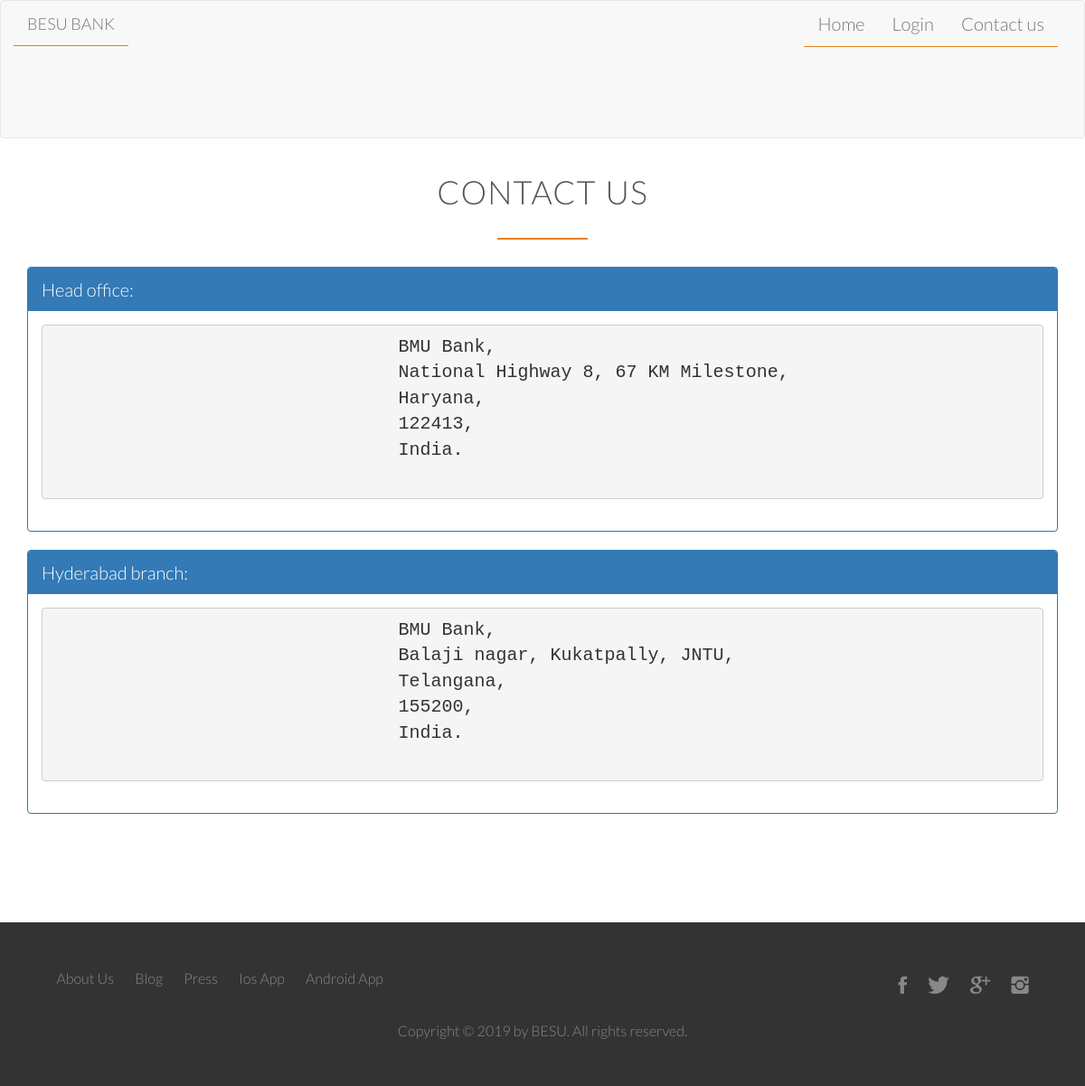
The page /contact.php on the database its author committed.
### tables this page shows
CREATE TABLE `branch` (
  `ifsccode` varchar(25) NOT NULL,
  `branchname` varchar(50) NOT NULL,
  `city` varchar(25) NOT NULL,
  `branchaddress` text NOT NULL,
  `state` varchar(25) NOT NULL,
  `country` varchar(25) NOT NULL,
  `pincode` int(11) NOT NULL
);

### contact.php (the view, shortened to what this page needs)
<?php include 'includes/dbconnect.php' ?>
<!DOCTYPE html>
<html>
<head>
    <link rel="stylesheet" href="css/custom.css">
    <link rel="stylesheet" href="https://maxcdn.bootstrapcdn.com/bootstrap/3.3.7/css/bootstrap.min.css">
        <link rel="stylesheet" type="text/css" href="vendors/css/normalize.css">
         <link rel="stylesheet" type="text/css" href="vendors/css/grid.css">
        <link rel="stylesheet" type="text/css" href="resources/css/style.css">
         <link rel="stylesheet" type="text/css" href="vendors/css/ionicons.min.css">
         <link rel="stylesheet" type="text/css" href="vendors/css/animate.css">
         <link rel="stylesheet" type="text/css" href="resources/css/queries.css">
    </head>
<body>
<nav class="navbar navbar-default">
  <div class="container">
    <div class="navbar-header">
      <a class="navbar-brand" href="#">BESU BANK</a>
    </div>
    <div class="collapse navbar-collapse" id="myNavbar">
      <ul class="nav navbar-nav navbar-right">
        <li><a href="index.php">Home</a></li>
        <li><a href="login.php">Login</a></li>
        <li><a href="contact.php">Contact us</a></li>
      </ul>
    </div>
  </div>
</nav>
    <div class="container">
          <h2>Contact us</h2>
        <?php
            $sel_sql = "SELECT * FROM branch";
            $run_sql = mysqli_query($con, $sel_sql);
            while($rows = mysqli_fetch_array($run_sql)){
                echo '
                    <div class="panel-group">
                        <div class="panel panel-primary">
                          <div class="panel-heading">'.$rows['branchname'].':</div>
                          <div class="panel-body">
                           <address class="address"><strong><pre>
                                BMU Bank,
                                '.$rows['branchaddress'].',
                                '.$rows['state'].',
                                '.$rows['pincode'].',
                                '.$rows['country'].'.
                                </pre></strong></address>
                            </div>
                    </div>
                </div>
                ';
            }
?>
    </div>
 <footer>
            <div class="row">
                <div class="col span-1-of-2">
                    <ul class="footer-nav">
                        <li><a href="#">About Us</a></li>
                        <li><a href="#">Blog</a></li>
                        <li><a href="#">Press</a></li>
                        <li><a href="#">Ios App</a></li>
                        <li><a href="#">Android App</a></li>
                    </ul>
                </div>
                <div class="col span-1-of-2">
                    <ul class="social-links">
                        <li><a href="#"><i class="ion-social-facebook"></i></a></li>
                        <li><a href="#"><i class="ion-social-twitter"></i></a></li>
                        <li><a href="#"><i class="ion-social-googleplus"></i></a></li>
                        <li><a href="#"><i class="ion-social-instagram"></i></a></li>
                    </ul>
                </div>
            </div>
            <div class="row">
                <p>
                    Copyright &copy; 2019 by BESU. All rights reserved.
                </p>
            </div>
</footer>
</body>
</html>

### resources/css/style.css (style rules this page uses)
* { margin: 0; padding: 0; -webkit-box-sizing: border-box; box-sizing: border-box; }
body, html { background-color: #fff; color:#555; font-family: 'lato','Arial','sans-serif'; font-size: 20px; font-weight: 300; text-rendering: optimizeLegibility; overflow-x: hidden; }
.row { max-width: 1140px; margin: 0 auto; }
h1,h2,h3 { font-weight: 300; text-transform:uppercase; }
h2 { font-size: 180%; letter-spacing: 1px; word-spacing: 2px; text-align: center; margin-bottom: 30px; }
h2:after { display: block; height: 2px; background-color:#e67e22; content: " "; width:100px; margin:0 auto; margin-top: 30px; }
a:link, a:visited { color:#e67e22; text-decoration: none; padding-bottom: 1px; border-bottom: 1px solid #e67e22; -webkit-transition: border-bottom 0.2s, color 0.2s; transition: border-bottom 0.2s, color 0.2s; }
.btn-full:hover, .btn-full:active, { border:1px solid #cf6d17; }
footer { background-color: #333; padding: 40px; font-size: 80%; }
.footer-nav { list-style: none; float: left; }
.social-links { list-style: none; float: right; }
.footer-nav li, .social-links li { display: inline-block; margin-right: 20px; }
.footer-nav li:last-child, .social-links li:last-child { margin-right: 0; }
.footer-nav li a:link, .footer-nav li a:visited, .social-links li a:link, .social-links li a:visited { text-decoration: none; border: 0; color: #888; -webkit-transition: color 0.2s; transition: color 0.2s; }
.social-links li a:link, .social-links li a:visited { font-size: 160%; }
.ion-social-facebook, .ion-social-twitter, .ion-social-googleplus, .ion-social-instagram { -webkit-transition: color 0.3s; transition: color 0.3s; }
footer p { color: #888; text-align: center; margin-top: 0px; }
.container { margin-bottom: 100px; }

### resources/css/queries.css (style rules this page uses)
@media only screen and (max-width: 1200px) { .row { padding: 0 2%; } }

### rows shown on the page
branch: branchname "Head office", branchaddress "National Highway 8, 67 KM Milestone", state "Haryana", pincode "122413", country "India"
branch: branchname "Hyderabad branch", branchaddress "Balaji nagar, Kukatpally, JNTU", state "Telangana", pincode "155200", country "India"
